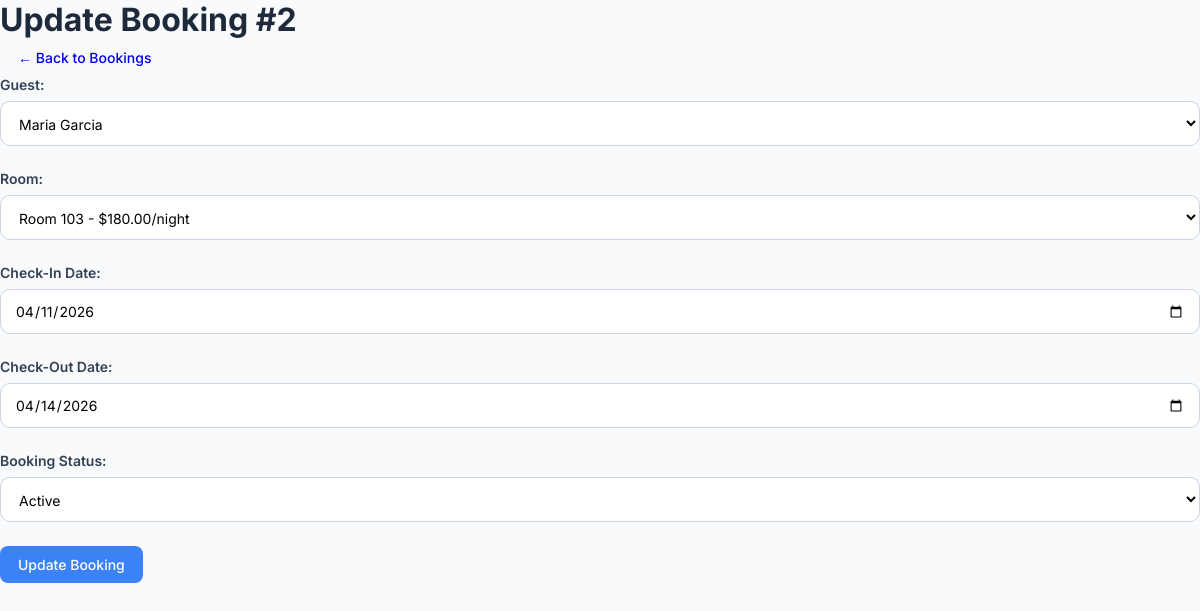
Page /bookings/update_booking.php?id=2 on the committed database.
### tables this page shows
CREATE TABLE bookings (
    booking_id INT PRIMARY KEY AUTO_INCREMENT,
    guest_id INT NOT NULL,
    room_id INT NOT NULL,
    check_in_date DATE NOT NULL,
    check_out_date DATE NOT NULL,
    total_nights INT GENERATED ALWAYS AS (DATEDIFF(check_out_date, check_in_date)) STORED,
    booking_status ENUM('Active', 'CheckedOut', 'Cancelled') DEFAULT 'Active',
    FOREIGN KEY (guest_id) REFERENCES guests(guest_id) ON DELETE CASCADE,
    FOREIGN KEY (room_id) REFERENCES rooms(room_id) ON DELETE CASCADE,
    CHECK (check_out_date > check_in_date)
);

CREATE TABLE guests (
    guest_id INT PRIMARY KEY AUTO_INCREMENT,
    first_name VARCHAR(50) NOT NULL,
    last_name VARCHAR(50) NOT NULL,
    email VARCHAR(100) UNIQUE NOT NULL,
    phone VARCHAR(20),
    address TEXT,
    created_at TIMESTAMP DEFAULT CURRENT_TIMESTAMP
);

### bookings/update_booking.php (the view, shortened to what this page needs)
<?php
include '../includes/db_connect.php';
$booking_id = $_GET['id'];
$sql = "SELECT b.*, g.first_name, g.last_name, r.room_number
        FROM bookings b
        JOIN guests g ON b.guest_id = g.guest_id
        JOIN rooms r ON b.room_id = r.room_id
        WHERE b.booking_id = $booking_id";
$result = $conn->query($sql);
$booking = $result->fetch_assoc();
$guests = $conn->query("SELECT guest_id, first_name, last_name FROM guests");
?>
<!DOCTYPE html>
<html>
<head>
    <link rel="stylesheet" href="../style.css">
</head>
<body>
    <div class="container">
        <h1>Update Booking #<?php echo $booking_id; ?></h1>
        <a href="read_bookings.php" class="btn btn-secondary">← Back to Bookings</a>
        <form method="POST" class="form">
            <div class="form-group">
                <label>Guest:</label>
                <select name="guest_id" required>
                    <?php while($row = $guests->fetch_assoc()): ?>
                    <option value="<?php echo $row['guest_id']; ?>" <?php echo ($row['guest_id'] == $booking['guest_id']) ? 'selected' : ''; ?>>
                        <?php echo $row['first_name'] . ' ' . $row['last_name']; ?>
                    </option>
                    <?php endwhile; ?>
                </select>
            </div>
            <div class="form-group">
                <label>Room:</label>
                <select name="room_id" required>
                    <?php
                    $rooms = $conn->query("SELECT room_id, room_number, price_per_night FROM rooms");
                    while($row = $rooms->fetch_assoc()):
                    ?>
                    <option value="<?php echo $row['room_id']; ?>" <?php echo ($row['room_id'] == $booking['room_id']) ? 'selected' : ''; ?>>
                        Room <?php echo $row['room_number']; ?> - $<?php echo $row['price_per_night']; ?>/night
                    </option>
                    <?php endwhile; ?>
                </select>
            </div>
            <div class="form-group">
                <label>Check-In Date:</label>
                <input type="date" name="check_in_date" value="<?php echo $booking['check_in_date']; ?>" required>
            </div>
            <div class="form-group">
                <label>Check-Out Date:</label>
                <input type="date" name="check_out_date" value="<?php echo $booking['check_out_date']; ?>" required>
            </div>
            <div class="form-group">
                <label>Booking Status:</label>
                <select name="booking_status">
                    <option value="Active" <?php echo ($booking['booking_status'] == 'Active') ? 'selected' : ''; ?>>Active</option>
                </select>
            </div>
            <button type="submit" class="btn btn-primary">Update Booking</button>
        </form>
    </div>
</body>
</html>

### style.css (style rules this page uses)
* { margin: 0; padding: 0; box-sizing: border-box; }
body { font-family: 'Inter', 'Segoe UI', Tahoma, Geneva, Verdana, sans-serif; background: #0f172a; min-height: 100vh; padding: 0; color: #1e293b; }
.container { max-width: 1400px; margin: 0 auto; background: #f8fafc; min-height: 100vh; box-shadow: 0 0 40px rgba(0,0,0,0.1); }
.btn { display: inline-flex; align-items: center; justify-content: center; gap: 8px; padding: 10px 18px; font-size: 14px; font-weight: 500; text-decoration: none; border-radius: 8px; transition: all 0.2s; cursor: pointer; border: none; font-family: inherit; }
.btn-primary { background: #3b82f6; color: white; }
.form-group { margin-bottom: 24px; }
.form-group label { display: block; margin-bottom: 8px; font-weight: 600; font-size: 14px; color: #334155; }
.form-group input, .form-group select, .form-group textarea { width: 100%; padding: 12px 14px; border: 1px solid #cbd5e1; border-radius: 10px; font-size: 14px; font-family: inherit; transition: all 0.2s; background: white; }

### rows in the picture
bookings: guest_id "Maria Garcia", room_id "Room 103 - $180.00/night", check_in_date "04/11/2026", check_out_date "04/14/2026", booking_status "Active"

### other values in the picture
$booking_id "2"
